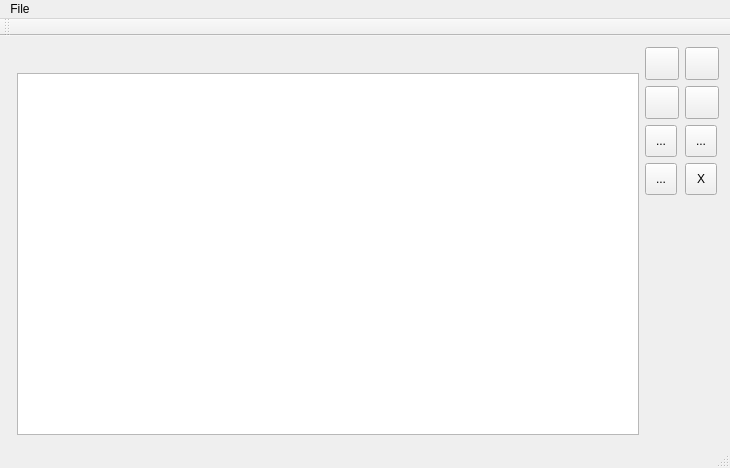
<?xml version="1.0" encoding="UTF-8"?>
<ui version="4.0">
 <class>MainWindow</class>
 <widget class="QMainWindow" name="MainWindow">
  <property name="geometry">
   <rect>
    <x>0</x>
    <y>0</y>
    <width>730</width>
    <height>468</height>
   </rect>
  </property>
  <property name="windowTitle">
   <string>MainWindow</string>
  </property>
  <widget class="QWidget" name="centralWidget">
   <layout class="QHBoxLayout" name="horizontalLayout">
    <item>
     <widget class="StructureView::Score" name="VoiceList" native="true"/>
    </item>
    <item>
     <layout class="QVBoxLayout" name="verticalLayout">
      <item>
       <layout class="QGridLayout" name="gridLayout_2">
        <item row="0" column="0">
         <spacer name="horizontalSpacer">
          <property name="orientation">
           <enum>Qt::Horizontal</enum>
          </property>
          <property name="sizeHint" stdset="0">
           <size>
            <width>40</width>
            <height>20</height>
           </size>
          </property>
         </spacer>
        </item>
        <item row="0" column="1">
         <widget class="SpinBoxNamespace::SpinBox" name="properSpinBox" native="true"/>
        </item>
       </layout>
      </item>
      <item>
       <widget class="QGraphicsView" name="systemView"/>
      </item>
     </layout>
    </item>
    <item>
     <layout class="QGridLayout" name="gridLayout">
      <item row="3" column="0">
       <widget class="QToolButton" name="toolButton_7">
        <property name="minimumSize">
         <size>
          <width>32</width>
          <height>32</height>
         </size>
        </property>
        <property name="text">
         <string>...</string>
        </property>
        <property name="iconSize">
         <size>
          <width>26</width>
          <height>26</height>
         </size>
        </property>
        <property name="checkable">
         <bool>false</bool>
        </property>
       </widget>
      </item>
      <item row="0" column="1">
       <widget class="QToolButton" name="toolButton_2">
        <property name="minimumSize">
         <size>
          <width>32</width>
          <height>32</height>
         </size>
        </property>
        <property name="toolTip">
         <string>Staves</string>
        </property>
        <property name="text">
         <string/>
        </property>
        <property name="icon">
         <iconset resource="icons.qrc">
          <normaloff>:/icons/staves.png</normaloff>:/icons/staves.png</iconset>
        </property>
        <property name="iconSize">
         <size>
          <width>26</width>
          <height>26</height>
         </size>
        </property>
        <property name="checkable">
         <bool>false</bool>
        </property>
       </widget>
      </item>
      <item row="2" column="1">
       <widget class="QToolButton" name="toolButton_6">
        <property name="minimumSize">
         <size>
          <width>32</width>
          <height>32</height>
         </size>
        </property>
        <property name="text">
         <string>...</string>
        </property>
        <property name="iconSize">
         <size>
          <width>26</width>
          <height>26</height>
         </size>
        </property>
        <property name="checkable">
         <bool>false</bool>
        </property>
       </widget>
      </item>
      <item row="1" column="0">
       <widget class="QToolButton" name="toolButton_3">
        <property name="minimumSize">
         <size>
          <width>32</width>
          <height>32</height>
         </size>
        </property>
        <property name="toolTip">
         <string>Clefs</string>
        </property>
        <property name="text">
         <string/>
        </property>
        <property name="icon">
         <iconset resource="icons.qrc">
          <normaloff>:/icons/clefs.png</normaloff>:/icons/clefs.png</iconset>
        </property>
        <property name="iconSize">
         <size>
          <width>26</width>
          <height>26</height>
         </size>
        </property>
        <property name="checkable">
         <bool>false</bool>
        </property>
        <property name="checked">
         <bool>false</bool>
        </property>
        <property name="autoRepeat">
         <bool>false</bool>
        </property>
       </widget>
      </item>
      <item row="2" column="0">
       <widget class="QToolButton" name="toolButton_5">
        <property name="minimumSize">
         <size>
          <width>32</width>
          <height>32</height>
         </size>
        </property>
        <property name="text">
         <string>...</string>
        </property>
        <property name="iconSize">
         <size>
          <width>26</width>
          <height>26</height>
         </size>
        </property>
        <property name="checkable">
         <bool>false</bool>
        </property>
       </widget>
      </item>
      <item row="3" column="1">
       <widget class="QToolButton" name="toolButton_8">
        <property name="minimumSize">
         <size>
          <width>32</width>
          <height>32</height>
         </size>
        </property>
        <property name="text">
         <string>X</string>
        </property>
        <property name="iconSize">
         <size>
          <width>26</width>
          <height>26</height>
         </size>
        </property>
        <property name="checkable">
         <bool>false</bool>
        </property>
       </widget>
      </item>
      <item row="1" column="1">
       <widget class="QToolButton" name="toolButton_4">
        <property name="minimumSize">
         <size>
          <width>32</width>
          <height>32</height>
         </size>
        </property>
        <property name="toolTip">
         <string>Notes</string>
        </property>
        <property name="text">
         <string/>
        </property>
        <property name="icon">
         <iconset resource="icons.qrc">
          <normaloff>:/icons/notes.png</normaloff>:/icons/notes.png</iconset>
        </property>
        <property name="iconSize">
         <size>
          <width>26</width>
          <height>26</height>
         </size>
        </property>
        <property name="checkable">
         <bool>false</bool>
        </property>
       </widget>
      </item>
      <item row="0" column="0">
       <widget class="QToolButton" name="toolButton">
        <property name="minimumSize">
         <size>
          <width>32</width>
          <height>32</height>
         </size>
        </property>
        <property name="toolTip">
         <string>Cursor</string>
        </property>
        <property name="text">
         <string/>
        </property>
        <property name="icon">
         <iconset resource="icons.qrc">
          <normaloff>:/icons/normalcursor.png</normaloff>:/icons/normalcursor.png</iconset>
        </property>
        <property name="iconSize">
         <size>
          <width>26</width>
          <height>26</height>
         </size>
        </property>
        <property name="checkable">
         <bool>false</bool>
        </property>
       </widget>
      </item>
      <item row="4" column="1">
       <spacer name="verticalSpacer">
        <property name="orientation">
         <enum>Qt::Vertical</enum>
        </property>
        <property name="sizeHint" stdset="0">
         <size>
          <width>20</width>
          <height>40</height>
         </size>
        </property>
       </spacer>
      </item>
     </layout>
    </item>
   </layout>
  </widget>
  <widget class="QMenuBar" name="menuBar">
   <property name="geometry">
    <rect>
     <x>0</x>
     <y>0</y>
     <width>730</width>
     <height>19</height>
    </rect>
   </property>
   <widget class="QMenu" name="menuFile">
    <property name="title">
     <string>File</string>
    </property>
    <addaction name="actionLoad_Image"/>
   </widget>
   <addaction name="menuFile"/>
  </widget>
  <widget class="QToolBar" name="mainToolBar">
   <attribute name="toolBarArea">
    <enum>TopToolBarArea</enum>
   </attribute>
   <attribute name="toolBarBreak">
    <bool>false</bool>
   </attribute>
  </widget>
  <widget class="QStatusBar" name="statusBar"/>
  <action name="actionLoad_Image">
   <property name="text">
    <string>Load Image</string>
   </property>
  </action>
 </widget>
 <layoutdefault spacing="6" margin="11"/>
 <customwidgets>
  <customwidget>
   <class>StructureView::Score</class>
   <extends>QWidget</extends>
   <header>ListWidget/score.h</header>
   <container>1</container>
  </customwidget>
  <customwidget>
   <class>SpinBoxNamespace::SpinBox</class>
   <extends>QWidget</extends>
   <header>SpinBox/spinbox.h</header>
   <container>1</container>
  </customwidget>
 </customwidgets>
 <resources>
  <include location="icons.qrc"/>
 </resources>
 <connections/>
</ui>
